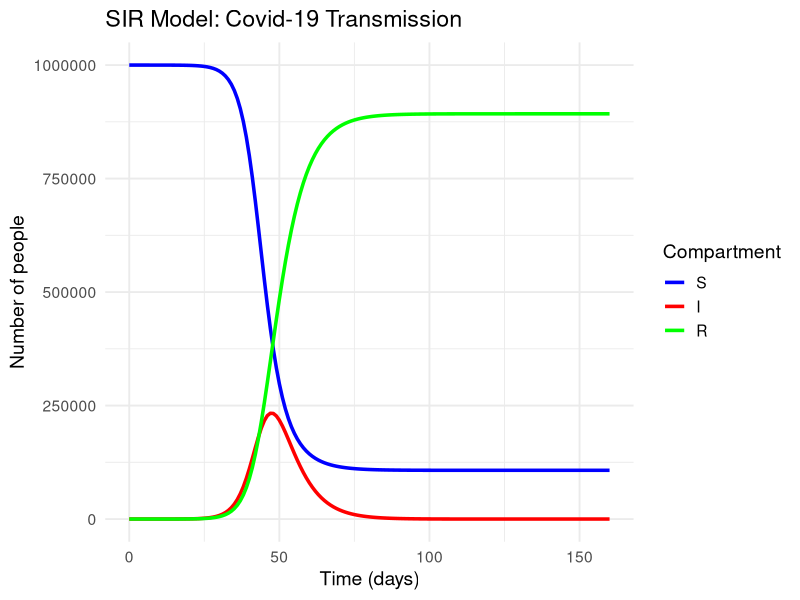

The R script that drew this image:
# SIR Model for Covid-19 Transmission in R (with ggplot2 plotting)
# ----------------------------------------------------------------
# This script implements a simple SIR (Susceptible-Infected-Recovered) epidemic model
# using ordinary differential equations (ODEs), parameterized by R0.
# Epidemic curves are plotted using ggplot2 for high-quality graphics.
#
# Author: kevinvzandvoort
# Date: 2025-10-15
#
# Requirements:
#   - R (https://cran.r-project.org/)
#   - deSolve package for ODE integration
#   - ggplot2 package for plotting
#
# Usage:
#   - Adjust R0_value and gamma as needed to explore different scenarios.
#   - Run the script to simulate and plot the epidemic curves (S, I, R).
#
# References:
#   - Kermack, W.O. & McKendrick, A.G. (1927). A contribution to the mathematical theory of epidemics.
#   - https://github.com/kevinvzandvoort/epi_in_practice_AI

# Install and load required packages
if (!requireNamespace("deSolve", quietly = TRUE)) {
  install.packages("deSolve")
}
if (!requireNamespace("ggplot2", quietly = TRUE)) {
  install.packages("ggplot2")
}
library(deSolve)
library(ggplot2)

# -----------------------------------------------------------------------------
# SIR model function
# -----------------------------------------------------------------------------
# Arguments:
#   time      : Current time (numeric, from ODE solver)
#   state     : Named vector of current states: S (Susceptible), I (Infected), R (Recovered)
#   parameters: Named vector of model parameters: R0, gamma, N (population size)
# Returns:
#   List of derivatives (dS, dI, dR)
sir_model <- function(time, state, parameters) {
  with(as.list(c(state, parameters)), {
    # Transmission rate (beta) is calculated from R0 and gamma
    beta <- R0 * gamma
    
    # SIR differential equations
    dS <- -beta * S * I / N         # Susceptible individuals becoming infected
    dI <- beta * S * I / N - gamma * I  # Infected individuals becoming recovered
    dR <- gamma * I                 # Recovered individuals
    
    # Return list of derivatives for ODE solver
    return(list(c(dS, dI, dR)))
  })
}

# -----------------------------------------------------------------------------
# Initial conditions and parameters
# -----------------------------------------------------------------------------
N     <- 1e6      # Total population size (e.g., 1 million)
I0    <- 1        # Initial number of infected individuals
R0    <- 0        # Initial number of recovered individuals (usually 0)
S0    <- N - I0   # Initial number of susceptible individuals
init  <- c(S = S0, I = I0, R = R0) # Named vector of initial state

# -----------------------------------------------------------------------------
# Model parameters
# -----------------------------------------------------------------------------
R0_value  <- 2.5      # Basic reproduction number (typical for Covid-19: 2-3)
gamma     <- 1/5      # Recovery rate (1/mean infectious period, e.g., 5 days)
parameters <- c(R0 = R0_value, gamma = gamma, N = N) # Named vector of parameters

# -----------------------------------------------------------------------------
# Time sequence for simulation
# -----------------------------------------------------------------------------
times <- seq(0, 160, by = 1) # Simulate for 160 days in daily steps

# -----------------------------------------------------------------------------
# Run SIR model simulation
# -----------------------------------------------------------------------------
out <- ode(y = init, times = times, func = sir_model, parms = parameters)

# Convert output to a data frame for plotting and analysis
out <- as.data.frame(out)

# -----------------------------------------------------------------------------
# Reshape data for ggplot2
# -----------------------------------------------------------------------------
if (!requireNamespace("reshape2", quietly = TRUE)) {
  install.packages("reshape2")
}
library(reshape2)
out_long <- melt(out, id.vars = "time", measure.vars = c("S", "I", "R"),
                 variable.name = "Compartment", value.name = "Count")

# -----------------------------------------------------------------------------
# Plot epidemic curves: Susceptible, Infected, Recovered using ggplot2
# -----------------------------------------------------------------------------
ggplot(out_long, aes(x = time, y = Count, color = Compartment)) +
  geom_line(size = 1.2) +
  labs(title = "SIR Model: Covid-19 Transmission",
       x = "Time (days)",
       y = "Number of people",
       color = "Compartment") +
  theme_minimal(base_size = 14) +
  scale_color_manual(values = c(S = "blue", I = "red", R = "green"))

# -----------------------------------------------------------------------------
# Output key results (peak infected, total infected at end)
# -----------------------------------------------------------------------------
cat("Peak number of infected individuals:", max(out$I), "\n")
cat("Total number of recovered individuals at epidemic end:", tail(out$R, 1), "\n")

# -----------------------------------------------------------------------------
# End of script
# -----------------------------------------------------------------------------
